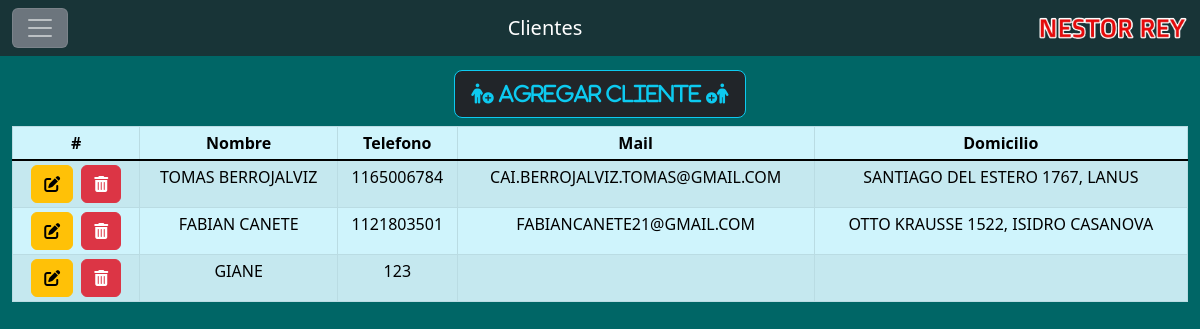
The app's page /index.php?pagina=clientes with its own data.
### tables this page shows
CREATE TABLE `clientes` (
  `id` int(11) NOT NULL,
  `nombre` text NOT NULL,
  `telefono` varchar(20) NOT NULL,
  `mail` text DEFAULT NULL,
  `domicilio` text DEFAULT NULL
);

### controlador/plantilla.controlador.php (called while the page is built)
<?php
class ControladorPlantilla {
    public function ctrlTraerPlantilla(){
        include "vista/plantilla.php";
    }
}
?>

### index.php (called while the page is built, shortened)
<?php
require_once "controlador/plantilla.controlador.php";
require_once "controlador/formularios.controlador.php";
require_once "modelo/formularios.modelo.php";
$plantilla = new ControladorPlantilla();
$plantilla->ctrlTraerPlantilla();
?>

### modelo/conexion.php (called while the page is built)
<?php
class Conexion{
    static public function conectar(){
        $link = new PDO("mysql:host=127.0.0.1;dbname=test",
                        "root",
                        "");
        $link->exec("set names utf8");
        return $link;
    }
}
?>

### modelo/formularios.modelo.php (called while the page is built, shortened)
<?php
require_once "conexion.php";
class ModeloFormularios {
    static public function mdlSeleccionarTabla($tabla){
        $stmt = Conexion::conectar()->prepare("SELECT * FROM $tabla");
        $stmt->execute();
        return $stmt->fetchAll();
    }
}
?>

### controlador/formularios.controlador.php (called while the page is built, shortened)
<?php
class ControladorFormularios {
    static public function ctrlSeleccionarTabla($tabla){
        $respuesta = ModeloFormularios::mdlSeleccionarTabla($tabla);
        return $respuesta;
    }
}
?>

### vista/plantilla.php (the view, shortened to what this page needs)
  <?php
    $clase_boton_lg = 'class="btn btn-dark btn-outline-info btn-lg"';
    if(isset($_GET["pagina"])):
        if($_GET["pagina"] == "menu"):
            $titulo = "Menu";
        elseif($_GET["pagina"] == "autos"):
            $titulo = "Autos";
        elseif($_GET["pagina"] == "clientes"):
            $titulo = "Clientes";
        elseif($_GET["pagina"] == "marcas_modelos"):
            $titulo = "Marcas y Modelos";
        elseif($_GET["pagina"] == "ordenes"):
            $titulo = "Ordenes";
        else:
            $titulo = "Not found";
        endif;
    else:
        $titulo = "Menu";
    endif;
    $clientes = ControladorFormularios::ctrlSeleccionarTabla("clientes");
  ?>
<!DOCTYPE html>
<html lang="en">
<head>
    <link href="https://cdn.jsdelivr.net/npm/bootstrap@5.2.0/dist/css/bootstrap.min.css" rel="stylesheet">
</head>
<body style="background-color: #006666;">
    <header  style="margin-bottom: 70px">
        <nav class="navbar navbar-dark bg-dark bg-opacity-75 fixed-top" style="margin-bottom: 70px">
            <div class="container-fluid">
                <button class="navbar-toggler bg-secondary" type="button" data-bs-toggle="offcanvas" data-bs-target="#offcanvasNavbar" aria-controls="offcanvasNavbar">
                <span class="navbar-toggler-icon"></span>
                </button>
                <a class="navbar-brand"><?php echo $titulo; ?></a>
                <a href="./index.php"> <img src="./img/logo2.2.png" alt="Nestor Rey" width="150"> </a>
            </div>
        </nav>
    </header>
    <main>
    <?php
        if(isset($_GET["pagina"])){
            if(
                $_GET["pagina"] == "menu" ||
                $_GET["pagina"] == "autos" ||
                $_GET["pagina"] == "clientes" ||
                $_GET["pagina"] == "marcas_modelos" ||
                $_GET["pagina"] == "ordenes"
            )
                include "paginas/".$_GET["pagina"].".php";
            else
                include "paginas/notfound.php";
        }
        else{
            include "paginas/menu.php";
        }
    ?>
    </main>
</body>
</html>

### vista/paginas/clientes.php
<div class="container-fluid text-center">
    <a id="btnAgregarCliente" <?php echo $clase_boton_lg ?>>
        <i class="fa-solid fa-person-circle-plus">
            Agregar cliente
        </i>
        <i class="fa-solid fa-person-circle-plus fa-flip-horizontal"></i>
    </a>
</div>
<div class="container-fluid mt-2">
    <table cellspacing=0 class="table table-info table-bordered table-hover table-inverse table-striped text-center table-sm" role="grid" id="tableCliente" width=100% >
    <thead>
        <tr>
            <th scope="col">#</th>
            <th scope="col">Nombre</th>
            <th scope="col">Telefono</th>
            <th scope="col">Mail</th>
            <th scope="col">Domicilio</th>
        </tr>
    </thead>
    <tbody class="table-group-divider">
        <?php foreach ($clientes as $key => $cliente) : ?>
            <tr>
                <td>
                    <div class="btn-group">
                        <div class="px-1">
                            <a class="btn btn-warning editCliente" id-cliente="<?php echo $cliente["id"];?>" > <i class="fa-solid fa-pen-to-square"></i> </a>
                        </div>
                        <div class="px-1">
                            <a class="btn btn-danger deleteCliente" id-cliente="<?php echo $cliente["id"];?>" > <i class="fa-solid fa-trash-can"></i> </a>
                        </div>
                    </div>
                </td>
                <td><?php echo $cliente["nombre"]; ?></td>
                <td><?php echo $cliente["telefono"]; ?></td>
                <td><?php echo $cliente["mail"]; ?></td>
                <td><?php echo $cliente["domicilio"]; ?></td>
            </tr>
            <?php endforeach; ?>
    </tbody>
    </table>
</div>

### records on screen
clientes: nombre "TOMAS BERROJALVIZ", telefono "1165006784", mail "CAI.BERROJALVIZ.TOMAS@GMAIL.COM", domicilio "SANTIAGO DEL ESTERO 1767, LANUS"
clientes: nombre "FABIAN CANETE", telefono "1121803501", mail "FABIANCANETE21@GMAIL.COM", domicilio "OTTO KRAUSSE 1522, ISIDRO CASANOVA"
clientes: nombre "GIANE", telefono "123"

### other values on screen
$titulo "Clientes"
